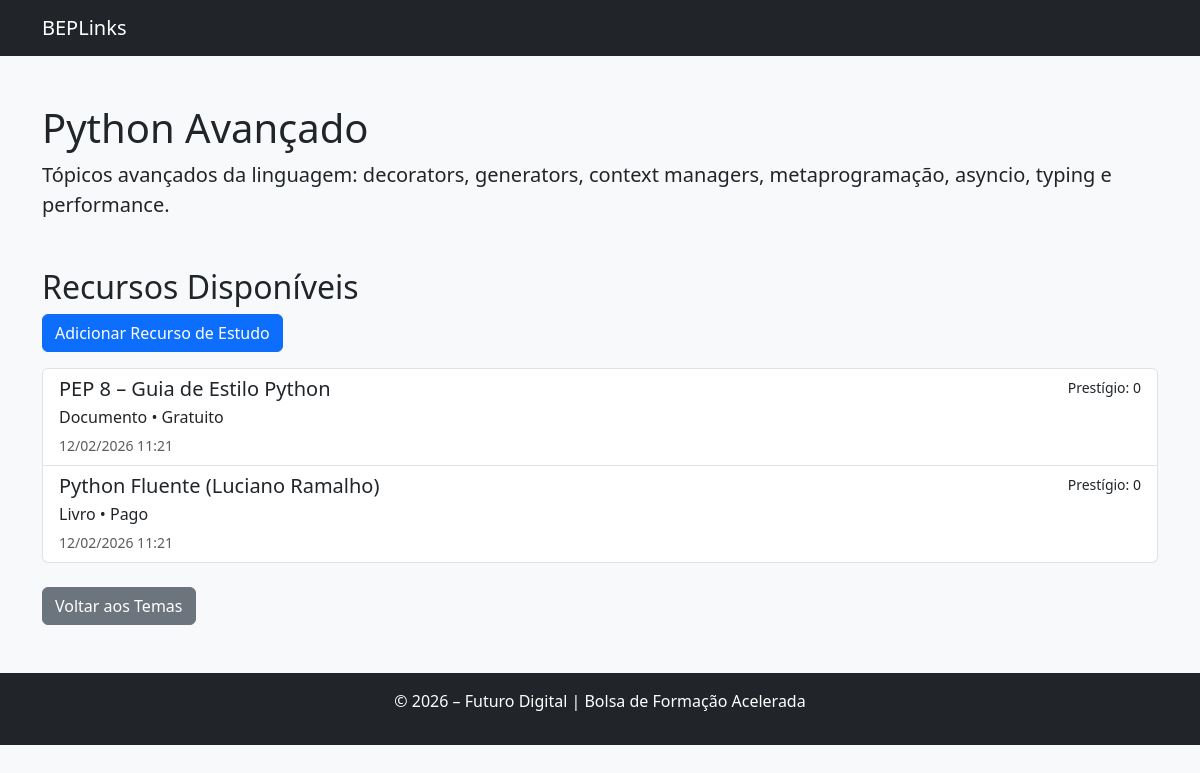
Screenshot of /tema/4/ with the database file from the repository.
### beplinks/models.py (models this page shows, shortened)
class Tema(models.Model):
    titulo = models.CharField(
        max_length=200,
        verbose_name="Título do Tema"
    )
    resumo = models.TextField(
        verbose_name="Resumo / Propósito"
    )
    class Meta:
        verbose_name = "Tema"
        verbose_name_plural = "Temas"
        ordering = ['titulo']  # ordena alfabeticamente por título

class Recurso(models.Model):
    tema = models.ForeignKey(
        'beplinks.Tema',  # referência correta ao modelo Tema no mesmo app
        on_delete=models.CASCADE,  # se o tema for deletado, deleta os recursos vinculados
        related_name='recursos',   # permite acessar: tema.recursos.all()
        verbose_name="Tema / Eixo"
    )
    nome = models.CharField(
        max_length=200,
        verbose_name="Nome do Recurso / Ferramenta"
    )
    descricao = models.TextField(
        verbose_name="Descrição"
    )
    tipo = models.CharField(
        max_length=100,
        verbose_name="Tipo",
        help_text="Ex: Artigo, Vídeo, Curso, Livro, Tutorial, Podcast, etc."
    )
    url = models.URLField(
        verbose_name="Link de Acesso",
        help_text="Endereço web completo (ex: https://...)"
    )
    catalogado_em = models.DateTimeField(
        default=timezone.now,
        verbose_name="Data de Catalogação"
    )
    gratuito = models.BooleanField(
        default=True,
        verbose_name="É gratuito? (Aberto/Gratuito)"
    )
    prestigio = models.IntegerField(
        default=0,
        verbose_name="Contador de Prestígio",
        help_text="Será usado no futuro para ordenação por popularidade/votos"
    )
    class Meta:
        verbose_name = "Recurso"
        verbose_name_plural = "Recursos"
        ordering = ['-prestigio', 'nome']  # prioriza os de maior prestígio primeiro

### beplinks/views.py (the view)
# urls.py: path('tema/<int:tema_id>/', views.detalhe_tema, name='detalhe_tema'),  # Vitrine do Eixo
def detalhe_tema(request, tema_id):
    tema = get_object_or_404(Tema, pk=tema_id)
    recursos = tema.recursos.all()  # já ordenado por -prestigio no model
    return render(request, 'beplinks/detalhe_tema.html', {
        'tema': tema,
        'recursos': recursos
    })

### beplinks/templates/beplinks/detalhe_tema.html (shortened to what this page needs)
{% extends 'beplinks/base.html' %}
{% block conteudo %}
<h1>{{ tema.titulo }}</h1>
<p class="lead">{{ tema.resumo }}</p>
<h2 class="mt-5">Recursos Disponíveis</h2>
<p><a href="{% url 'beplinks:recurso_novo_tema' tema.id %}" class="btn btn-primary">Adicionar Recurso de Estudo</a></p>
{% if recursos %}
    <div class="list-group">
        {% for rec in recursos %}
            <a href="{% url 'beplinks:detalhe_recurso' rec.id %}" class="list-group-item list-group-item-action">
                <div class="d-flex w-100 justify-content-between">
                    <h5 class="mb-1">{{ rec.nome }}</h5>
                    <small>Prestígio: {{ rec.prestigio }}</small>
                </div>
                <p class="mb-1">{{ rec.tipo }} • {% if rec.gratuito %}Gratuito{% else %}Pago{% endif %}</p>
                <small class="text-body-secondary">{{ rec.catalogado_em|date:"d/m/Y H:i" }}</small>
            </a>
        {% endfor %}
    </div>
{% else %}
    <p>Nenhum recurso cadastrado neste tema ainda.</p>
{% endif %}
<a href="{% url 'beplinks:index' %}" class="btn btn-secondary mt-4">Voltar aos Temas</a>
{% endblock %}

### rows the page displays
Tema: titulo "Python Avançado", resumo "Tópicos avançados da linguagem: decorators, generators, context managers, metaprogramação, asyncio, typing e performance."
Recurso: nome "PEP 8 – Guia de Estilo Python", prestigio "0", tipo "Documento", gratuito "Gratuito", catalogado_em "12/02/2026 11:21"
Recurso: nome "Python Fluente (Luciano Ramalho)", prestigio "0", tipo "Livro", gratuito "Pago", catalogado_em "12/02/2026 11:21"
